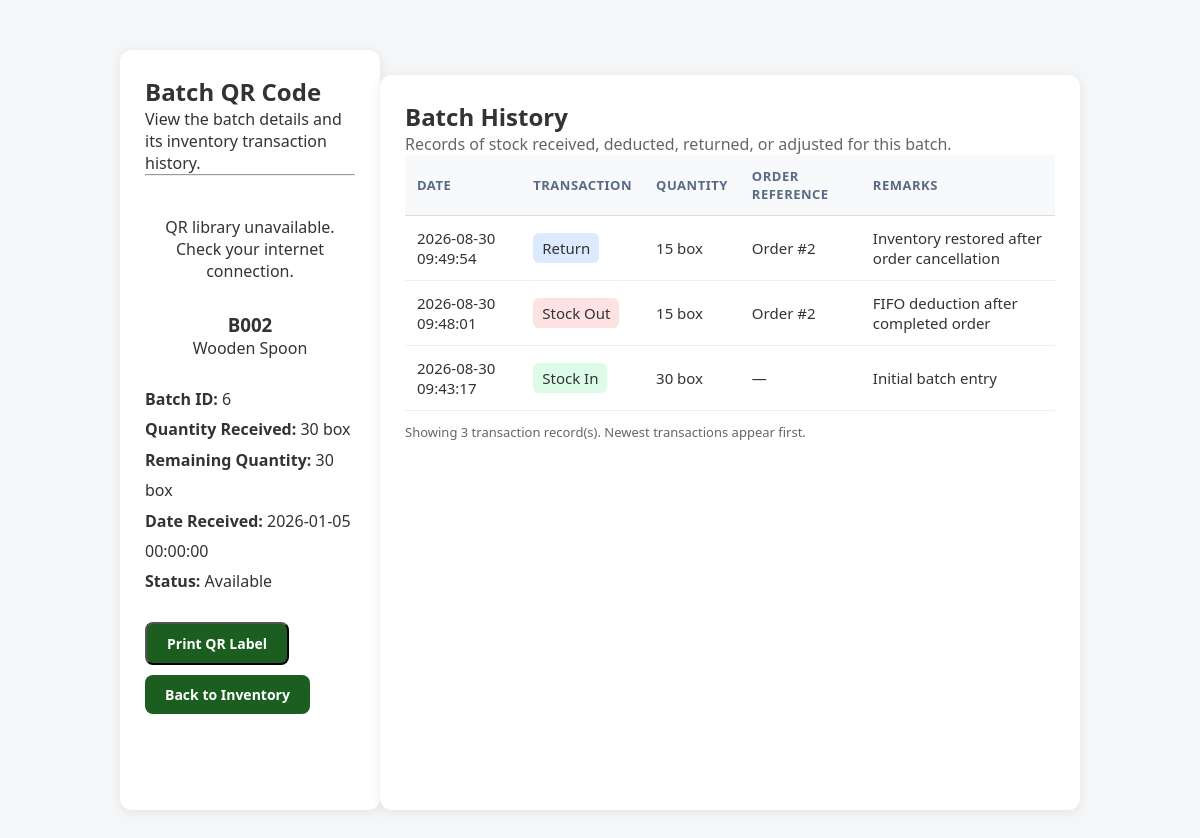
The page /inventory.php?action=view_batch&id=6 (signed in) on the database as committed earlier.
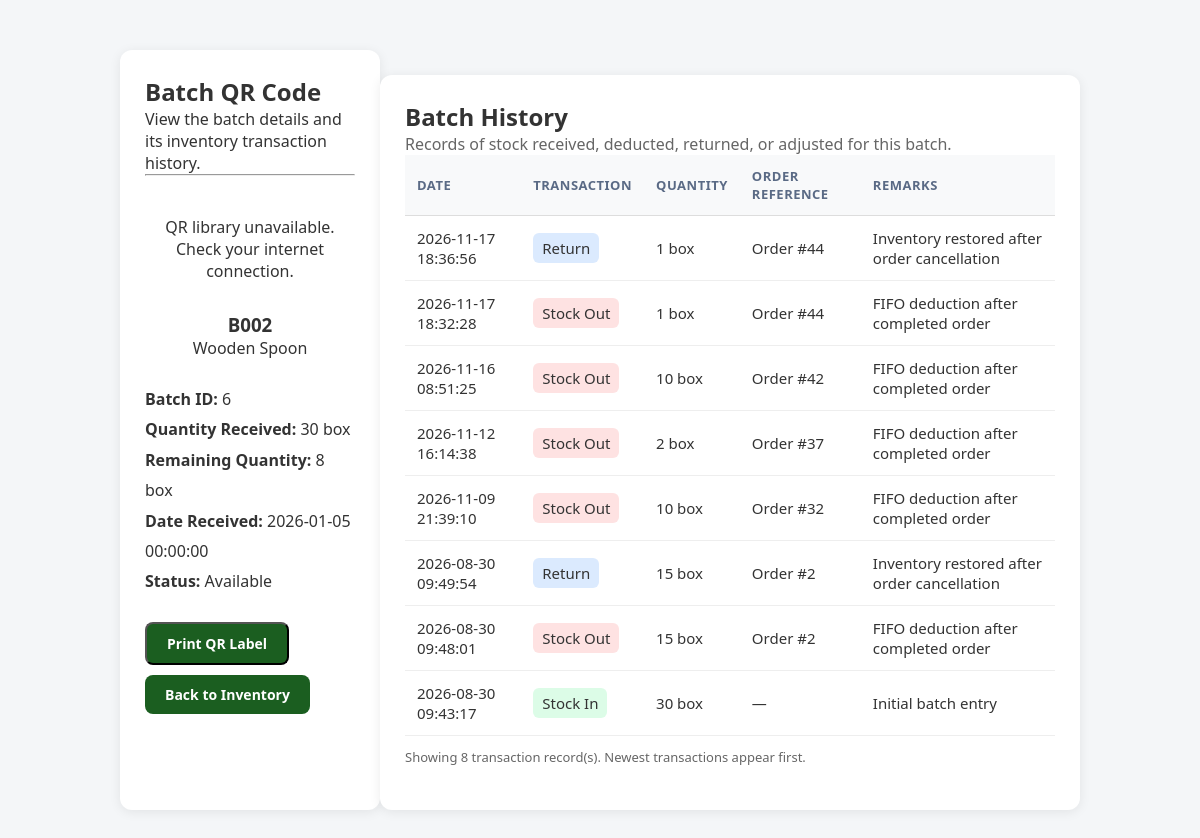
The same page on the database as committed later.
### tables this page shows
CREATE TABLE `inventory_batches` (
  `batch_id` int(11) NOT NULL,
  `product_id` int(11) NOT NULL,
  `batch_number` varchar(100) DEFAULT NULL,
  `quantity_received` int(11) NOT NULL DEFAULT 0,
  `quantity_remaining` int(11) NOT NULL DEFAULT 0,
  `date_received` datetime NOT NULL,
  `expiration_date` date DEFAULT NULL,
  `status` enum('Available','Depleted') DEFAULT 'Available',
  `created_at` datetime DEFAULT current_timestamp(),
  `updated_at` datetime DEFAULT current_timestamp() ON UPDATE current_timestamp()
);

CREATE TABLE `inventory_transactions` (
  `transaction_id` int(11) NOT NULL,
  `product_id` int(11) NOT NULL,
  `batch_id` int(11) DEFAULT NULL,
  `transaction_type` enum('Stock In','Stock Out','Adjustment','Return') NOT NULL,
  `quantity` int(11) NOT NULL,
  `reference_id` int(11) DEFAULT NULL,
  `transaction_date` datetime DEFAULT current_timestamp(),
  `remarks` text DEFAULT NULL,
  `created_by` int(11) DEFAULT NULL
);

CREATE TABLE `products` (
  `product_id` int(11) NOT NULL,
  `product_name` varchar(150) NOT NULL,
  `description` text DEFAULT NULL,
  `unit` varchar(50) NOT NULL,
  `selling_price` decimal(12,2) NOT NULL DEFAULT 0.00,
  `reorder_level` int(11) DEFAULT 0,
  `status` enum('Active','Inactive') DEFAULT 'Active',
  `created_at` datetime DEFAULT current_timestamp(),
  `updated_at` datetime DEFAULT current_timestamp() ON UPDATE current_timestamp(),
  `category` varchar(100) NOT NULL DEFAULT 'Uncategorized',
  `image` varchar(255) DEFAULT NULL
);

### inventory.php (called while the page is built, shortened)
<?php
require_once 'app/controllers/InventoryController.php';
$controller = new InventoryController();
$controller->handleRequest();

### app/views/inventory/batch_qr.php (the view, shortened to what the changed rows need)
<?php
function qrEscape($value) {
    return htmlspecialchars(
        (string)$value,
        ENT_QUOTES,
        'UTF-8'
    );
}
include 'app/views/layouts/header.php';
?>
<div class="container" style="max-width:1000px;margin:30px auto;padding:20px;">
    <div style="background:#fff;padding:25px;border-radius:12px;box-shadow:0 2px 12px rgba(0,0,0,.08);">
        <h2>Batch QR Code</h2>
        <p>View the batch details and its inventory transaction history.</p>
        <hr>
        <div style="text-align:center;margin:25px 0;">
            <div id="batch-qr"
                 style="display:inline-block;padding:15px;background:#fff;">
            </div>
            <h3 style="margin-top:15px;">
                <?= qrEscape($batch['batch_number']) ?>
            </h3>
            <p><?= qrEscape($batch['product_name']) ?></p>
        </div>
        <div style="line-height:1.9;">
            <p><strong>Batch ID:</strong>
                <?= (int)$batch['batch_id'] ?></p>
            <p><strong>Quantity Received:</strong>
                <?= (int)$batch['quantity_received'] ?>
                <?= qrEscape($batch['unit']) ?></p>
            <p><strong>Remaining Quantity:</strong>
                <?= (int)$batch['quantity_remaining'] ?>
                <?= qrEscape($batch['unit']) ?></p>
            <p><strong>Date Received:</strong>
                <?= qrEscape($batch['date_received']) ?></p>
            <p><strong>Status:</strong>
                <?= qrEscape($batch['status']) ?></p>
        </div>
        <div style="display:flex;gap:10px;flex-wrap:wrap;margin-top:25px;">
            <button type="button" onclick="window.print()"
                    class="btn btn-primary">
                Print QR Label
            </button>
            <a href="inventory.php" class="btn btn-secondary">
                Back to Inventory
            </a>
        </div>
    </div>
    <div id="batch-history"
         style="background:#fff;padding:25px;border-radius:12px;box-shadow:0 2px 12px rgba(0,0,0,.08);margin-top:25px;">
        <h2>Batch History</h2>
        <p style="color:#666;">
            Records of stock received, deducted, returned, or adjusted
            for this batch.
        </p>
        <?php if (empty($batchHistory)): ?>
            <p style="padding:15px;background:#f8f9fa;border-radius:8px;">
                No transaction history found for this batch.
            </p>
        <?php else: ?>
            <div style="overflow-x:auto;">
                <table style="width:100%;border-collapse:collapse;min-width:650px;">
                    <thead>
                        <tr style="background:#f3f4f6;text-align:left;">
                            <th style="padding:12px;border-bottom:1px solid #ddd;">Date</th>
                            <th style="padding:12px;border-bottom:1px solid #ddd;">Transaction</th>
                            <th style="padding:12px;border-bottom:1px solid #ddd;">Quantity</th>
                            <th style="padding:12px;border-bottom:1px solid #ddd;">Order Reference</th>
                            <th style="padding:12px;border-bottom:1px solid #ddd;">Remarks</th>
                        </tr>
                    </thead>
                    <tbody>
                        <?php foreach ($batchHistory as $history): ?>
                            <tr>
                                <td style="padding:12px;border-bottom:1px solid #eee;">
                                    <?= qrEscape($history['transaction_date']) ?>
                                </td>
                                <td style="padding:12px;border-bottom:1px solid #eee;">
                                    <?php
                                    $type = $history['transaction_type'];
                                    $badgeColors = [
                                        'Stock In' => '#dcfce7',
                                        'Stock Out' => '#fee2e2',
                                        'Return' => '#dbeafe',
                                        'Adjustment' => '#fef3c7'
                                    ];
                                    $badgeColor = $badgeColors[$type] ?? '#e5e7eb';
                                    ?>
                                    <span style="display:inline-block;padding:5px 9px;border-radius:6px;background:<?= $badgeColor ?>;">
                                        <?= qrEscape($type) ?>
                                    </span>
                                </td>
                                <td style="padding:12px;border-bottom:1px solid #eee;">
                                    <?= (int)$history['quantity'] ?>
                                    <?= qrEscape($batch['unit']) ?>
                                </td>
                                <td style="padding:12px;border-bottom:1px solid #eee;">
                                    <?php if ($history['reference_id'] !== null): ?>
                                        Order #<?= (int)$history['reference_id'] ?>
                                    <?php else: ?>
                                        —
                                    <?php endif; ?>
                                </td>
                                <td style="padding:12px;border-bottom:1px solid #eee;">
                                    <?= qrEscape($history['remarks'] ?? '') ?: '—' ?>
                                </td>
                            </tr>
                        <?php endforeach; ?>
                    </tbody>
                </table>
            </div>
            <p style="margin-top:12px;color:#666;font-size:13px;">
                Showing <?= count($batchHistory) ?> transaction record(s).
                Newest transactions appear first.
            </p>
        <?php endif; ?>
    </div>
</div>
</body>
</html>

Rows that differ between the two databases and show on the page:
changed inventory_batches "Available": quantity_remaining "30" → "8"
added inventory_transactions: transaction_date "2026-11-17 18:36:56", transaction_type "Return", quantity "1", product.unit "box", reference "44", remarks "Inventory restored after order cancellation"
added inventory_transactions: transaction_date "2026-11-17 18:32:28", transaction_type "Stock Out", quantity "1", product.unit "box", reference "44", remarks "FIFO deduction after completed order"
added inventory_transactions: transaction_date "2026-11-16 08:51:25", transaction_type "Stock Out", quantity "10", product.unit "box", reference "42", remarks "FIFO deduction after completed order"
added inventory_transactions: transaction_date "2026-11-12 16:14:38", transaction_type "Stock Out", quantity "2", product.unit "box", reference "37", remarks "FIFO deduction after completed order"
added inventory_transactions: transaction_date "2026-11-09 21:39:10", transaction_type "Stock Out", quantity "10", product.unit "box", reference "32", remarks "FIFO deduction after completed order"
Other text that changed with them:
count($batchHistory): "3" → "8"
